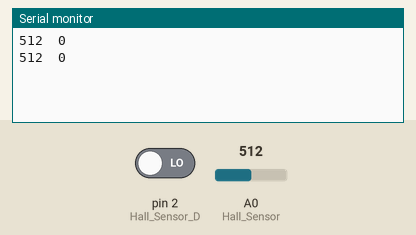
Recording of a sketch running on a simulated Arduino Uno, built with avr-gcc and run on an emulated ATmega328P. Shown: the last lines printed to the serial monitor. Inputs (shaded band) come from the test bench; at power-on: A0 (Hall_Sensor) = 512, pin 2 (Hall_Sensor_D) LOW.

Above: at 1.8 s.
1.9 s: A0 (Hall_Sensor) set to 716
At 2.8 s:
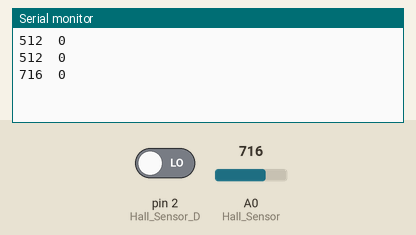
3.4 s: pin 2 (Hall_Sensor_D) driven HIGH
At 4.7 s:
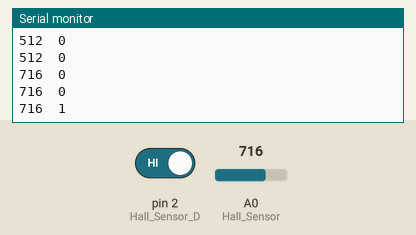
4.9 s: A0 (Hall_Sensor) set to 900
At 5.8 s:
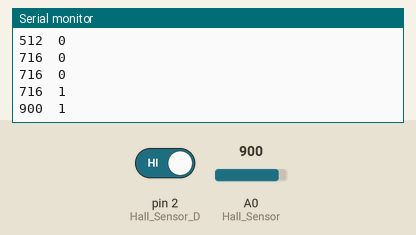
6.4 s: pin 2 (Hall_Sensor_D) driven LOW
At 7.3 s:
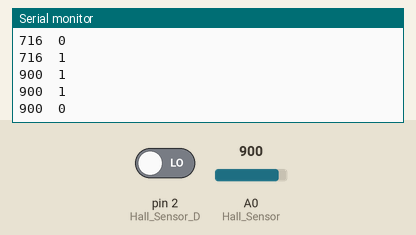
Timing chart, 0 to 8.9 s (numbered marks = the images above; inputs shaded):
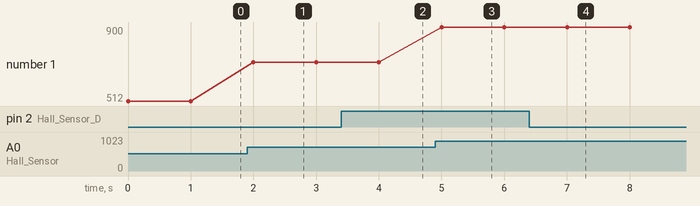

The sketch:

hall1.ino
```cpp
#define Hall_Sensor A0          //A0 used with analog output, D2 with digital output
#define Hall_Sensor_D 2

int Val1=0,Val2=0;             //Here you can store both values, the Val2 can be boolean


void setup() {
  Serial.begin(9600);
  pinMode(Hall_Sensor_D,INPUT);


}

void loop() {

   Val1=analogRead(Hall_Sensor);            //We read both values and display them raw on the serial monitor
   Serial.print(Val1);
   Val2=digitalRead(Hall_Sensor_D);
   Serial.print("\t");
   Serial.println(Val2);
   delay(1000);
}
```

Measured:
- after the input at 1.9 s, the serial monitor: prints a new line after 0.10 s (image 1)
- after the input at 3.4 s, the serial monitor: prints a new line after 0.60 s (image 2)
- after the input at 4.9 s, the serial monitor: prints a new line after 0.10 s (image 3)
- after the input at 6.4 s, the serial monitor: prints a new line after 0.60 s (image 4)
- plotted number 1: 512 → 716 after the input at 1.9 s, 716 → 900 after the input at 4.9 s
